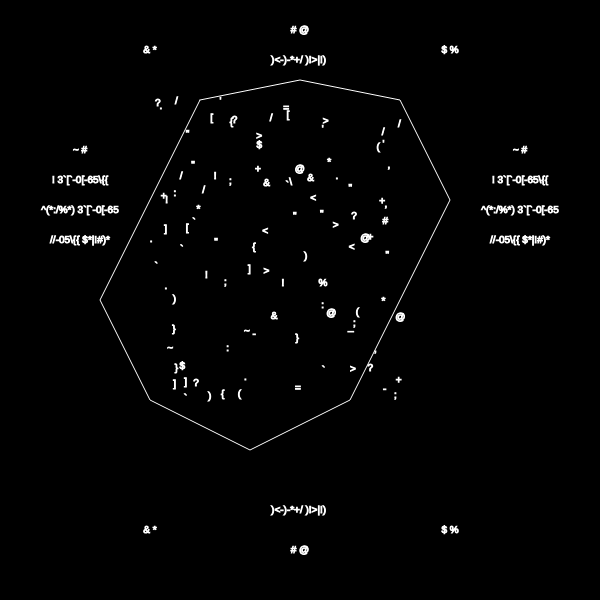
Frame 1 (no input)
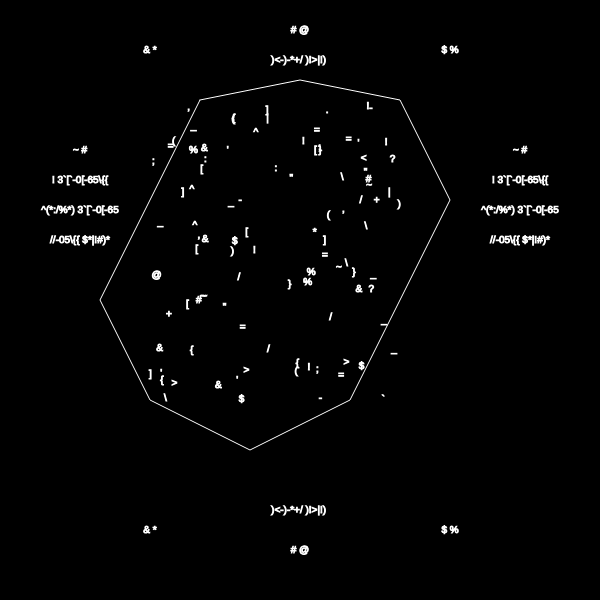
Frame 60 (no input)
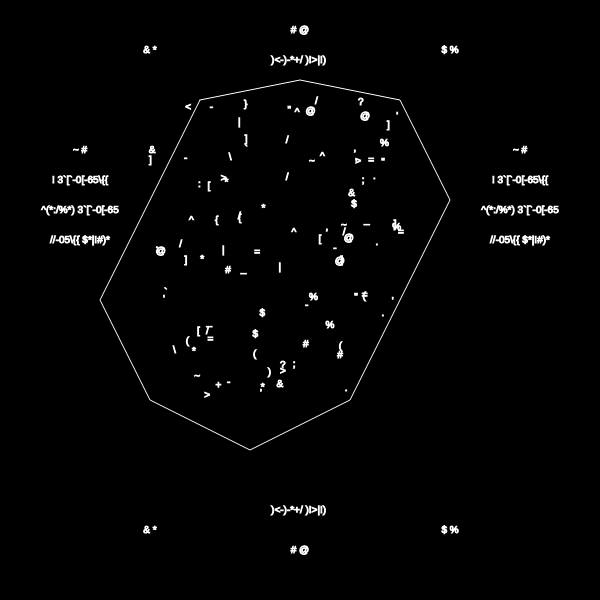
Frame 120 (the mouse pressed at the canvas centre since frame 60)

The p5.js sketch that drew these frames (run headless with seeded random() and noise() and a simulated clock; from frame 60 on, the mouse is pressed at the canvas centre):

// p5.js sketch
// ── sketch.js
let symbols = [];

function setup() {
  createCanvas(600, 600);
  background(0); 
  textAlign(CENTER, CENTER);
  textSize(12);
  fill(255); 
  stroke(255); 

  // Initialize moving symbols
  for (let i = 0; i < 100; i++) {
    symbols.push({
      x: random(150, 400),
      y: random(100, 400),
      dx: random(-1, 1), 
      dy: random(-1, 1)  
    });
  }

  drawStaticElements();
}

function draw() {
  background(0); 
  drawStaticElements();

  for (let s of symbols) {
    s.x += s.dx;
    s.y += s.dy;

    if (s.x < 150 || s.x > 400) s.dx *= -1;
    if (s.y < 100 || s.y > 400) s.dy *= -1;

    if (pointInShape(s.x, s.y)) {
      text(chooseSymbol(), s.x, s.y);
    } else {
      s.x -= s.dx; 
      s.y -= s.dy;
      s.dx *= -1; 
      s.dy *= -1;
    }
  }
}

function drawStaticElements() {
  // Draw the central shape
  stroke(255); // White outline
  noFill();
  beginShape();
  vertex(200, 100); 
  vertex(300, 80);  
  vertex(400, 100); 
  vertex(450, 200); 
  vertex(400, 300); 
  vertex(350, 400); 
  vertex(250, 450); 
  vertex(150, 400); 
  vertex(100, 300); 
  vertex(150, 200); 
  endShape(CLOSE);

  textSize(10);
  fill(255); 
  text("# @", 300, 30);
  text("$ %", 450, 50); 
  text("& *", 150, 50); 
  text(")<-)-*+/ )!>|!) ", 300, 60); 

  text('~ #', 80, 150); 
  text('! 3`[`-0[-65\\{{', 80, 180); 
  text('^(*:/%*) 3`[`-0[-65', 80, 210); 
  text('//-05\\{{ $*|!#)*', 80, 240); 

  text('~ #', 520, 150); 
  text('! 3`[`-0[-65\\{{', 520, 180); 
  text('^(*:/%*) 3`[`-0[-65', 520, 210); 
  text('//-05\\{{ $*|!#)*', 520, 240); 

  text("# @", 300, 550); 
  text("$ %", 450, 530); 
  text("& *", 150, 530); 
  text(")<-)-*+/ )!>|!) ", 300, 510); 
}

function chooseSymbol() {
  const symbols = ['-', '_', '+', '=', '.', ',', "'", '"', ';', ':', '#', '@', '$', '%', '&', '*', '~', '!', '?', '^', '(', ')', '/', '\\', '<', '>', '[', ']', '{', '}', '|', '`'];
  return symbols[Math.floor(random(symbols.length))];
}

function pointInShape(x, y) {
  // Simple bounding box check for the shape
  return x > 100 && x < 450 && y > 80 && y < 450;
}
